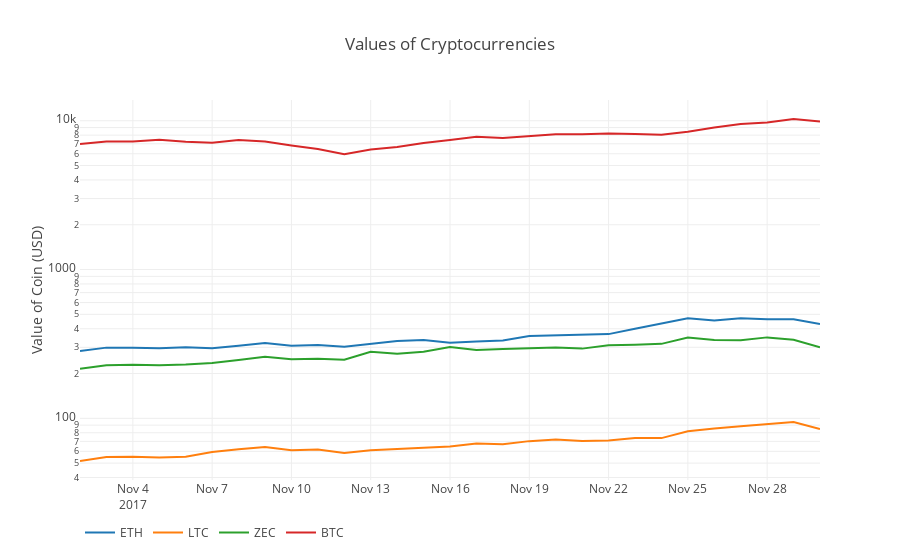
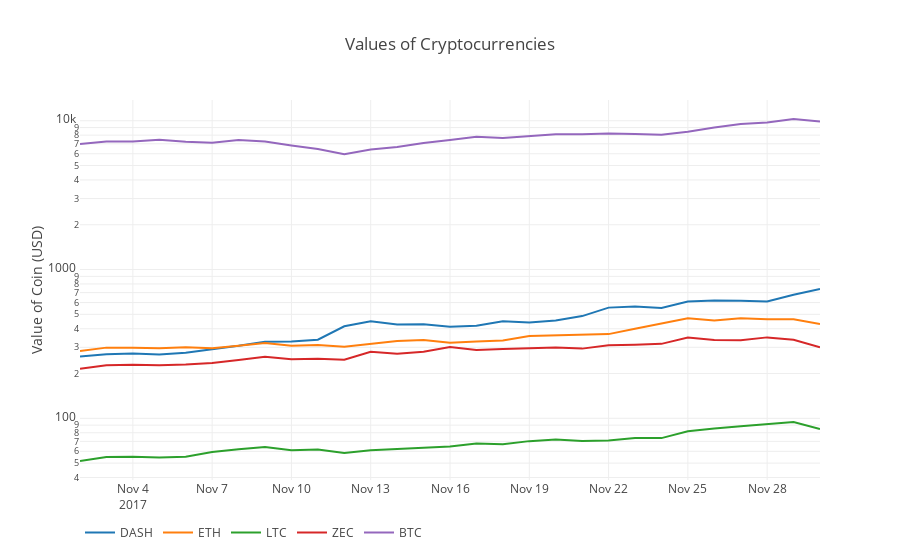

The cell these charts' notebook holds for them, in order:
### Code cell
#calculate USD price as a new column in each altcoin dataframe
for altcoin in altcoin_data.keys():
    altcoin_data[altcoin]['price_usd'] = altcoin_data[altcoin]['weightedAverage']*btc_usd_price_kraken['Weighted Price']   

def merge_dfs_on_column(dataframes, labels, col):
    '''Merge a single column of each dataframe into a new combined dataframe'''
    series_dict = {}
    for index in range(len(dataframes)):
        series_dict[labels[index]] = dataframes[index][col]
        
    return pd.DataFrame(series_dict)    
def df_scatter(df, title, seperate_y_axis=False, y_axis_label='', scale='linear', initial_hide=False):
    '''Generate a scatter plot of the entire dataframe'''
    label_arr = list(df)
    series_arr = list(map(lambda col: df[col], label_arr))
    
    layout = go.Layout(
        title=title,
        legend=dict(orientation="h"),
        xaxis=dict(type='date'),
        yaxis=dict(
            title=y_axis_label,
            showticklabels= not seperate_y_axis,
            type=scale
        )
    )
    
    y_axis_config = dict(
        overlaying='y',
        showticklabels=False,
        type=scale )
    
    visibility = 'visible'
    if initial_hide:
        visibility = 'legendonly'
        
    # Form Trace For Each Series
    trace_arr = []
    for index, series in enumerate(series_arr):
        trace = go.Scatter(
            x=series.index, 
            y=series, 
            name=label_arr[index],
            visible=visibility
        )
        
        # Add seperate axis for the series
        if seperate_y_axis:
            trace['yaxis'] = 'y{}'.format(index + 1)
            layout['yaxis{}'.format(index + 1)] = y_axis_config    
        trace_arr.append(trace)

    fig = go.Figure(data=trace_arr, layout=layout)
    py.iplot(fig) 
    
# Merge USD price of each altcoin into single dataframe
combined_df = merge_dfs_on_column(list(altcoin_data.values()), list(altcoin_data.keys()), 'price_usd')
combined_df['BTC'] = btc_usd_price_kraken['Weighted Price']

#make plot of BTC, ETH, ZEC, LTC
df_scatter(combined_df['2017-11-01':'2017-11-30'], 'Values of Cryptocurrencies', seperate_y_axis=False, y_axis_label='Value of Coin (USD)', scale ='log')

#calculate USD price as a new column in each altcoin and DASH dataframe
for coin in privacy_data.keys():
    privacy_data[coin]['price_usd'] = privacy_data[coin]['weightedAverage']*btc_usd_price_kraken['Weighted Price']

# Merge USD price of each altcoin and DASH into single dataframe
privacy_df = merge_dfs_on_column(list(privacy_data.values()), list(privacy_data.keys()), 'price_usd')
privacy_df['BTC'] = btc_usd_price_kraken['Weighted Price']

#produce the plot of DASH, BTC, ETH, ZEC, LTC
df_scatter(privacy_df['2017-11-01':'2017-11-30'], 'Values of Cryptocurrencies', seperate_y_axis=False, y_axis_label='Value of Coin (USD)', scale='log')

### Figure 1 — Plotly figure (JSON) as saved in the notebook; plotly's stock layout.template omitted (floating-point values rounded to 4 significant figures)
{"data": [{"name": "ETH", "type": "scatter", "visible": "visible", "x": ["2017-11-02", "2017-11-03", "2017-11-04", "2017-11-05", "2017-11-06", "2017-11-07", "2017-11-08", "2017-11-09", "2017-11-10", "2017-11-11", "2017-11-12", "2017-11-13", "2017-11-14", "2017-11-15", "2017-11-16", "2017-11-17", "2017-11-18", "2017-11-19", "2017-11-20", "2017-11-21", "2017-11-22", "2017-11-23", "2017-11-24", "2017-11-25", "2017-11-26", "2017-11-27", "2017-11-28", "2017-11-29", "2017-11-30"], "y": [283.3, 298.7, 297.9, 295.9, 300.1, 295.4, 308.0, 321.4, 307.1, 311.3, 302.5, 318.4, 331.2, 335.5, 321.6, 328.6, 333.3, 357.3, 361.2, 363.6, 368.1, 400.6, 432.5, 470.0, 455.3, 470.1, 464.1, 464.0, 431.1]}, {"name": "LTC", "type": "scatter", "visible": "visible", "x": ["2017-11-02", "2017-11-03", "2017-11-04", "2017-11-05", "2017-11-06", "2017-11-07", "2017-11-08", "2017-11-09", "2017-11-10", "2017-11-11", "2017-11-12", "2017-11-13", "2017-11-14", "2017-11-15", "2017-11-16", "2017-11-17", "2017-11-18", "2017-11-19", "2017-11-20", "2017-11-21", "2017-11-22", "2017-11-23", "2017-11-24", "2017-11-25", "2017-11-26", "2017-11-27", "2017-11-28", "2017-11-29", "2017-11-30"], "y": [51.67, 55.05, 55.18, 54.6, 55.1, 59.35, 61.86, 64.22, 61.06, 61.64, 58.42, 60.95, 62.28, 63.72, 64.56, 67.62, 67.04, 70.27, 71.93, 70.4, 70.91, 73.78, 73.63, 81.78, 85.49, 88.33, 91.08, 94.33, 84.78]}, {"name": "ZEC", "type": "scatter", "visible": "visible", "x": ["2017-11-02", "2017-11-03", "2017-11-04", "2017-11-05", "2017-11-06", "2017-11-07", "2017-11-08", "2017-11-09", "2017-11-10", "2017-11-11", "2017-11-12", "2017-11-13", "2017-11-14", "2017-11-15", "2017-11-16", "2017-11-17", "2017-11-18", "2017-11-19", "2017-11-20", "2017-11-21", "2017-11-22", "2017-11-23", "2017-11-24", "2017-11-25", "2017-11-26", "2017-11-27", "2017-11-28", "2017-11-29", "2017-11-30"], "y": [215.7, 227.7, 229.3, 227.5, 229.7, 235.7, 246.9, 259.7, 249.4, 251.0, 248.0, 280.2, 272.1, 280.1, 302.0, 287.7, 292.6, 297.4, 299.8, 294.1, 310.0, 312.5, 316.6, 349.2, 336.7, 335.2, 350.0, 337.4, 300.3]}, {"name": "BTC", "type": "scatter", "visible": "visible", "x": ["2017-11-02", "2017-11-03", "2017-11-04", "2017-11-05", "2017-11-06", "2017-11-07", "2017-11-08", "2017-11-09", "2017-11-10", "2017-11-11", "2017-11-12", "2017-11-13", "2017-11-14", "2017-11-15", "2017-11-16", "2017-11-17", "2017-11-18", "2017-11-19", "2017-11-20", "2017-11-21", "2017-11-22", "2017-11-23", "2017-11-24", "2017-11-25", "2017-11-26", "2017-11-27", "2017-11-28", "2017-11-29", "2017-11-30"], "y": [6967.0, 7246.0, 7242.0, 7451.0, 7214.0, 7116.0, 7413.0, 7262.0, 6823.0, 6461.0, 5953.0, 6398.0, 6651.0, 7081.0, 7434.0, 7795.0, 7660.0, 7848.0, 8116.0, 8117.0, 8203.0, 8157.0, 8059.0, 8448.0, 9023.0, 9494.0, 9727.0, 10280.0, 9894.0]}], "layout": {"legend": {"orientation": "h"}, "title": "Values of Cryptocurrencies", "xaxis": {"type": "date"}, "yaxis": {"showticklabels": true, "title": "Value of Coin (USD)", "type": "log"}}}

### Figure 2 — Plotly figure (JSON) as saved in the notebook; plotly's stock layout.template omitted (floating-point values rounded to 4 significant figures)
{"data": [{"name": "DASH", "type": "scatter", "visible": "visible", "x": ["2017-11-02", "2017-11-03", "2017-11-04", "2017-11-05", "2017-11-06", "2017-11-07", "2017-11-08", "2017-11-09", "2017-11-10", "2017-11-11", "2017-11-12", "2017-11-13", "2017-11-14", "2017-11-15", "2017-11-16", "2017-11-17", "2017-11-18", "2017-11-19", "2017-11-20", "2017-11-21", "2017-11-22", "2017-11-23", "2017-11-24", "2017-11-25", "2017-11-26", "2017-11-27", "2017-11-28", "2017-11-29", "2017-11-30"], "y": [260.8, 269.7, 272.2, 268.9, 275.5, 289.4, 307.0, 327.5, 328.2, 337.5, 415.4, 448.8, 427.3, 428.6, 411.8, 418.9, 449.4, 440.7, 454.4, 486.6, 554.7, 563.5, 550.7, 608.9, 619.4, 617.7, 609.3, 676.2, 739.4]}, {"name": "ETH", "type": "scatter", "visible": "visible", "x": ["2017-11-02", "2017-11-03", "2017-11-04", "2017-11-05", "2017-11-06", "2017-11-07", "2017-11-08", "2017-11-09", "2017-11-10", "2017-11-11", "2017-11-12", "2017-11-13", "2017-11-14", "2017-11-15", "2017-11-16", "2017-11-17", "2017-11-18", "2017-11-19", "2017-11-20", "2017-11-21", "2017-11-22", "2017-11-23", "2017-11-24", "2017-11-25", "2017-11-26", "2017-11-27", "2017-11-28", "2017-11-29", "2017-11-30"], "y": [283.3, 298.7, 297.9, 295.9, 300.1, 295.4, 308.0, 321.4, 307.1, 311.3, 302.5, 318.4, 331.2, 335.5, 321.6, 328.6, 333.3, 357.3, 361.2, 363.6, 368.1, 400.6, 432.5, 470.0, 455.3, 470.1, 464.1, 464.0, 431.1]}, {"name": "LTC", "type": "scatter", "visible": "visible", "x": ["2017-11-02", "2017-11-03", "2017-11-04", "2017-11-05", "2017-11-06", "2017-11-07", "2017-11-08", "2017-11-09", "2017-11-10", "2017-11-11", "2017-11-12", "2017-11-13", "2017-11-14", "2017-11-15", "2017-11-16", "2017-11-17", "2017-11-18", "2017-11-19", "2017-11-20", "2017-11-21", "2017-11-22", "2017-11-23", "2017-11-24", "2017-11-25", "2017-11-26", "2017-11-27", "2017-11-28", "2017-11-29", "2017-11-30"], "y": [51.67, 55.05, 55.18, 54.6, 55.1, 59.35, 61.86, 64.22, 61.06, 61.64, 58.42, 60.95, 62.28, 63.72, 64.56, 67.62, 67.04, 70.27, 71.93, 70.4, 70.91, 73.78, 73.63, 81.78, 85.49, 88.33, 91.08, 94.33, 84.78]}, {"name": "ZEC", "type": "scatter", "visible": "visible", "x": ["2017-11-02", "2017-11-03", "2017-11-04", "2017-11-05", "2017-11-06", "2017-11-07", "2017-11-08", "2017-11-09", "2017-11-10", "2017-11-11", "2017-11-12", "2017-11-13", "2017-11-14", "2017-11-15", "2017-11-16", "2017-11-17", "2017-11-18", "2017-11-19", "2017-11-20", "2017-11-21", "2017-11-22", "2017-11-23", "2017-11-24", "2017-11-25", "2017-11-26", "2017-11-27", "2017-11-28", "2017-11-29", "2017-11-30"], "y": [215.7, 227.7, 229.3, 227.5, 229.7, 235.7, 246.9, 259.7, 249.4, 251.0, 248.0, 280.2, 272.1, 280.1, 302.0, 287.7, 292.6, 297.4, 299.8, 294.1, 310.0, 312.5, 316.6, 349.2, 336.7, 335.2, 350.0, 337.4, 300.3]}, {"name": "BTC", "type": "scatter", "visible": "visible", "x": ["2017-11-02", "2017-11-03", "2017-11-04", "2017-11-05", "2017-11-06", "2017-11-07", "2017-11-08", "2017-11-09", "2017-11-10", "2017-11-11", "2017-11-12", "2017-11-13", "2017-11-14", "2017-11-15", "2017-11-16", "2017-11-17", "2017-11-18", "2017-11-19", "2017-11-20", "2017-11-21", "2017-11-22", "2017-11-23", "2017-11-24", "2017-11-25", "2017-11-26", "2017-11-27", "2017-11-28", "2017-11-29", "2017-11-30"], "y": [6967.0, 7246.0, 7242.0, 7451.0, 7214.0, 7116.0, 7413.0, 7262.0, 6823.0, 6461.0, 5953.0, 6398.0, 6651.0, 7081.0, 7434.0, 7795.0, 7660.0, 7848.0, 8116.0, 8117.0, 8203.0, 8157.0, 8059.0, 8448.0, 9023.0, 9494.0, 9727.0, 10280.0, 9894.0]}], "layout": {"legend": {"orientation": "h"}, "title": "Values of Cryptocurrencies", "xaxis": {"type": "date"}, "yaxis": {"showticklabels": true, "title": "Value of Coin (USD)", "type": "log"}}}
